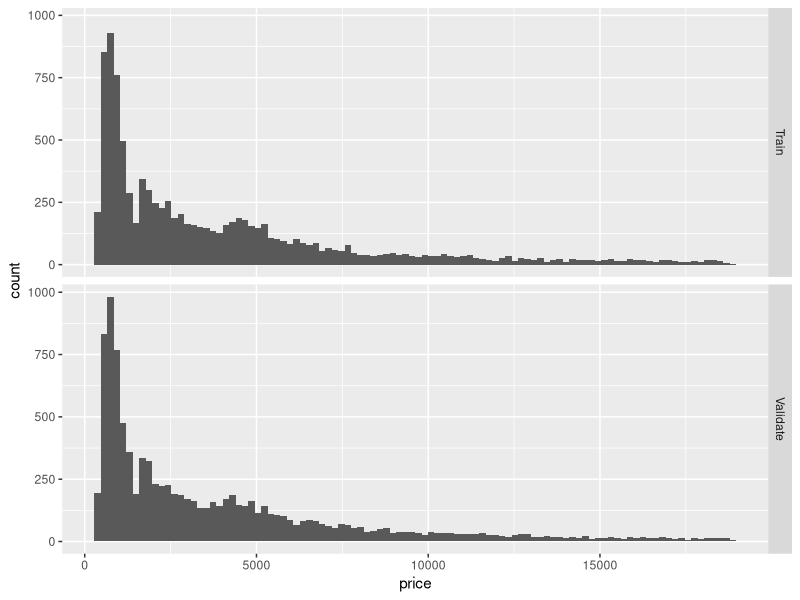
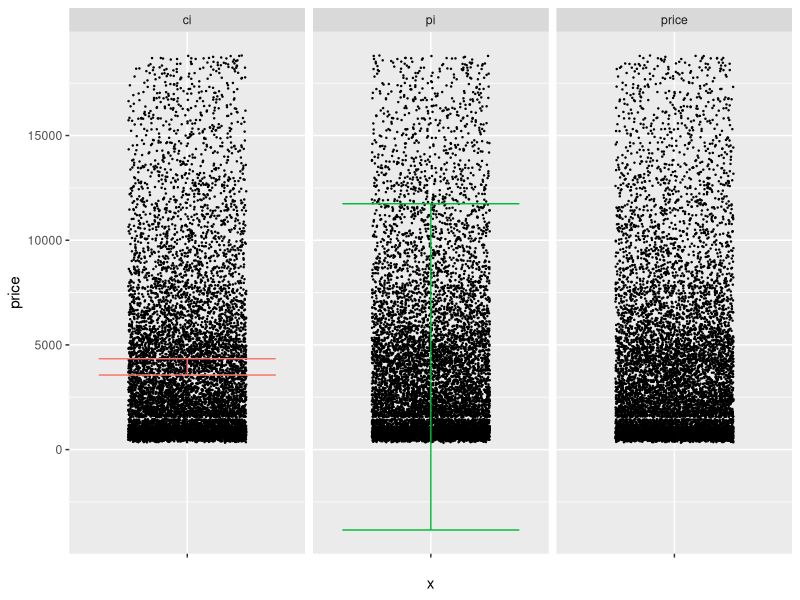

Here is the R script that generated these plots, in order:
## ---- chunk 1
library(tidyverse)
library(modelr)
library(broom)

## Helper function to compute uncertainty bounds
add_uncertainties <- function(data, model, prefix = "pred", ...) {
  df_fit <-
    stats::predict(model, data, ...) %>%
    as_tibble() %>%
    rename_with(~ str_c(prefix, "_", .))

  bind_cols(data, df_fit)
}
## ---- chunk 2
## NOTE: No need to edit this setup
mu <- 1  # Normal mean
sd <- 2  # Normal variance
n <- 400 # Number of samples

ci_lwr <- mu - 1.96 * sd / sqrt(n)
ci_upr <- mu + 1.96 * sd / sqrt(n)
## TODO: Use the equations above to compute a prediction interval for the
##       normal distribution rnorm(mean = mu, sd = sd)
pi_lwr <- mu - 1.96 * sd
pi_upr <- mu + 1.96 * sd
## ---- chunk 3
## NOTE: No need to change this
assertthat::assert_that(abs(pi_lwr + 2.92) <= 1e-6)
assertthat::assert_that(abs(pi_upr - 4.92) <= 1e-6)

print("Well done!")
## ---- chunk 4
## NOTE: No need to edit this setup
# Create a test-validate split
set.seed(101)
diamonds_randomized <-
  diamonds %>%
  slice(sample(dim(diamonds)[1]))

diamonds_train <-
  diamonds_randomized %>%
  slice(1:10000)

diamonds_validate <-
  diamonds_randomized %>%
  slice(10001:20000)
## ---- chunk 5
## NOTE: No need to edit this chunk
bind_rows(
  diamonds_train %>% mutate(source = "Train"),
  diamonds_validate %>% mutate(source = "Validate")
) %>%

  ggplot(aes(price)) +
  geom_histogram(bins = 100) +

  facet_grid(source ~ .)
## ---- chunk 6
## TODO: Estimate CI and PI using the formulas from q1, use diamonds_train
##       and assign your estimates to columns ci_lwr, ci_upr, pi_lwr, pi_upr
df_q2 <- diamonds_train %>% 
  summarize(
  price_mean = mean(price),
  price_sd = sd(price),
  price_n = n()
  ) %>% 
  mutate(
    ci_lwr = price_mean - 1.96 * price_sd / sqrt(n),
    ci_upr = price_mean + 1.96 * price_sd / sqrt(n),
    pi_lwr = price_mean - 1.96 * price_sd,
    pi_upr = price_mean + 1.96 * price_sd
  )
df_q2
## ---- chunk 7
## NOTE: No need to edit this chunk
df_q2 %>%
  pivot_longer(
    names_to = c("type", ".value"),
    names_sep = "_",
    cols = everything()
  ) %>%

  ggplot() +
  geom_point(
    data = diamonds_validate,
    mapping = aes(x = "", y = price),
    position = position_jitter(width = 0.3),
    size = 0.2
  ) +
  geom_errorbar(aes(x = "", ymin = lwr, ymax = upr, color = type)) +

  guides(color = FALSE) +
  facet_grid(~ type)
## ---- chunk 8
## TODO: Devise a test to see if your CI and PI are correctly reflecting
bind_cols(
  df_q2 %>% select(ci_lwr, ci_upr),
  diamonds_validate %>% summarize(price_mean = mean(price))
) %>%
  select(ci_lwr, price_mean, ci_upr)
left_join(
  diamonds_validate,
  df_q2 %>% select(pi_lwr, pi_upr),
  by = character()
) %>%
  summarize(P_empirical = mean(pi_lwr <= price & price <= pi_upr))
##       the diamonds population; use diamonds_validation in your testing
